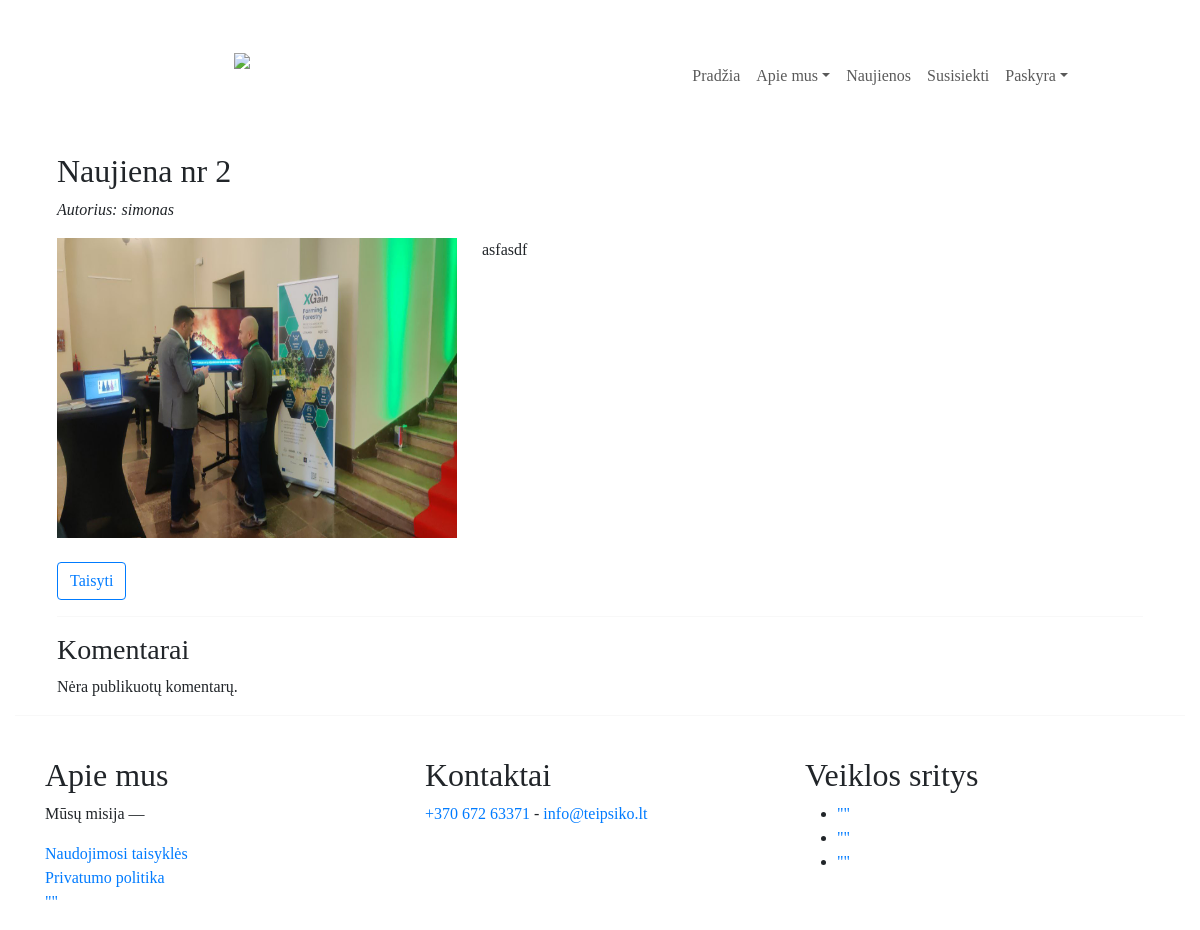
/blog/post/3/, run on the app's committed database.
### blog/models.py (models this page shows, shortened)
class Post(models.Model):
    pavadinimas = models.CharField(max_length=255)
    turinys = HTMLField()
    author = models.ForeignKey(get_user_model(), on_delete=models.CASCADE)
    publication_date = models.DateTimeField(auto_now_add=True)
    tags = models.ManyToManyField('Tag')
    kategorija = models.ManyToManyField(Kategorija)
    foto = models.ImageField(upload_to='images/', null=True, blank=True)

### blog/views.py (the view)
# urls.py: path('post/<int:pk>/', PostDetailView.as_view(), name='post_detail'),
class PostDetailView(View):
    template_name = 'post_detail.html'
    login_url = 'login/'
    def get(self, request, pk):
        post = get_object_or_404(Post, pk=pk)
        comments = Comment.objects.filter(post=post)
        return render(request, self.template_name, {'post': post, 'comments': comments})

### blog/templates/post_detail.html
{% extends 'base.html' %}
{% load static %}
{% block main %}
<div class="container-md">
  <div class="row">
    <div class="col">
  <h2>{{ post.pavadinimas }}</h2>
  <p style="font-style: italic;">Autorius: {{post.author|safe}}</p>
 {%if post.foto %}
      <div class="float-sm-start">
    <img src="{{ post.foto.url }}" height="300px" width="400px" style="float: left; margin: 0px 25px 0px 0px" alt="Foto">
  </div>
      {%else%}
      <p>Nuotraukos nėra</p>
      {%endif%}
  <p>{{ post.turinys|safe }}</p>
      </div>
  </div>
  <br>
  <div class="row">
    <div class="col">
  <a href="{% url 'post_update' pk=post.pk %}" class="btn btn-outline-primary">Taisyti</a>
    </div>
    </div>
  <hr>
  <h3>Komentarai</h3>
  {% for comment in comments %}
  <p>{{ comment.content }}</p>
  <p>By: {{ comment.author }}</p>
  <hr>
  {% empty %}
  <p>Nėra publikuotų komentarų.</p>
  {% endfor %}
</div>
{% endblock main %}

### data on the page
Post: pavadinimas "Naujiena nr 2", author "simonas", foto (picture), turinys "asfasdf"
